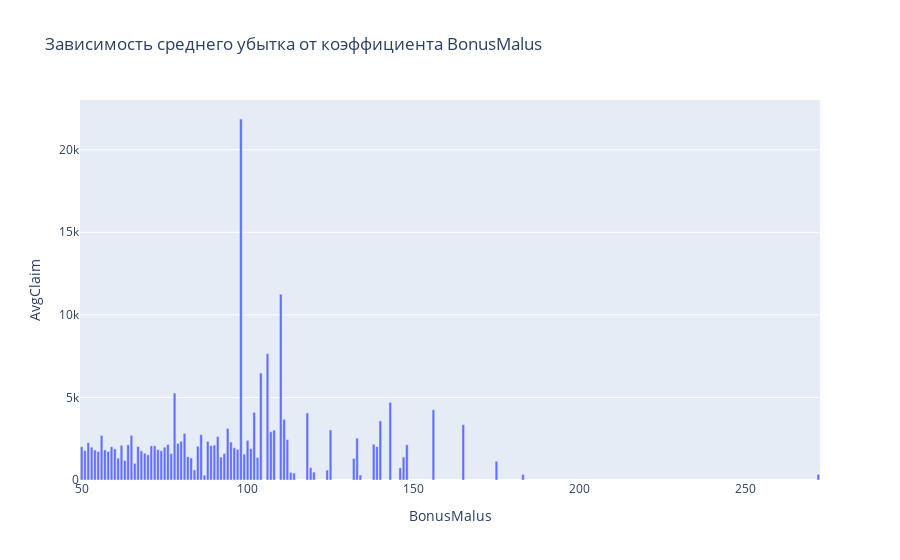

This figure's notebook cell:
### Code cell
fig = px.bar(df_group_age, x=param, y='AvgClaim', title=f'Зависимость среднего убытка от коэффициента {param}')

fig.show()

### Figure 1 — Plotly figure (JSON) as saved in the notebook; plotly's stock layout.template omitted (floating-point values rounded to 4 significant figures)
{"data": [{"alignmentgroup": "True", "hovertemplate": "BonusMalus=%{x}<br>AvgClaim=%{y}<extra></extra>", "legendgroup": "", "marker": {"color": "#636efa"}, "name": "", "offsetgroup": "", "orientation": "v", "showlegend": false, "textposition": "auto", "type": "bar", "x": [50, 51, 52, 53, 54, 55, 56, 57, 58, 59, 60, 61, 62, 63, 64, 65, 66, 67, 68, 69, 70, 71, 72, 73, 74, 75, 76, 77, 78, 79, 80, 81, 82, 83, 84, 85, 86, 87, 88, 89, 90, 91, 92, 93, 94, 95, 96, 97, 98, 99, 100, 101, 102, 103, 104, 105, 106, 107, 108, 109, 110, 111, 112, 113, 114, 115, 116, 117, 118, 119, 120, 121, 122, 123, 124, 125, 126, 127, 128, 130, 131, 132, 133, 134, 135, 138, 139, 140, 143, 144, 146, 147, 148, 149, 150, 155, 156, 157, 164, 165, 166, 168, 173, 174, 175, 178, 183, 184, 185, 195, 200, 205, 219, 220, 230, 256, 258, 272], "xaxis": "x", "y": [2012.0, 1781.0, 2262.0, 1989.0, 1820.0, 1722.0, 2693.0, 1821.0, 1729.0, 2016.0, 1885.0, 1325.0, 2103.0, 1177.0, 2130.0, 2697.0, 1002.0, 2031.0, 1761.0, 1623.0, 1531.0, 2071.0, 2076.0, 1840.0, 1772.0, 1989.0, 2152.0, 1607.0, 5270.0, 2216.0, 2346.0, 2818.0, 1412.0, 1337.0, 611.7, 2041.0, 2745.0, 291.5, 2337.0, 2080.0, 2116.0, 2631.0, 1391.0, 1604.0, 3125.0, 2300.0, 1952.0, 1857.0, 21860.0, 1562.0, 2402.0, 1904.0, 4095.0, 1365.0, 6472.0, null, 7649.0, 2924.0, 3015.0, null, 11250.0, 3672.0, 2444.0, 463.7, 418.6, null, null, null, 4063.0, 750.4, 477.2, null, null, null, 602, 3033.0, null, null, null, null, null, 1311.0, 2535.0, 301.5, null, 2164.0, 2024.0, 3576.0, 4700.0, null, 735.1, 1391.0, 2130.0, null, null, null, 4251.0, null, null, 3349.0, null, null, null, null, 1137.0, null, 333.9, null, null, null, null, null, null, null, null, null, null, 339.6], "yaxis": "y"}], "layout": {"barmode": "relative", "legend": {"tracegroupgap": 0}, "title": {"text": "Зависимость среднего убытка от коэффициента BonusMalus"}, "xaxis": {"anchor": "y", "domain": [0, 1], "title": {"text": "BonusMalus"}}, "yaxis": {"anchor": "x", "domain": [0, 1], "title": {"text": "AvgClaim"}}}}
